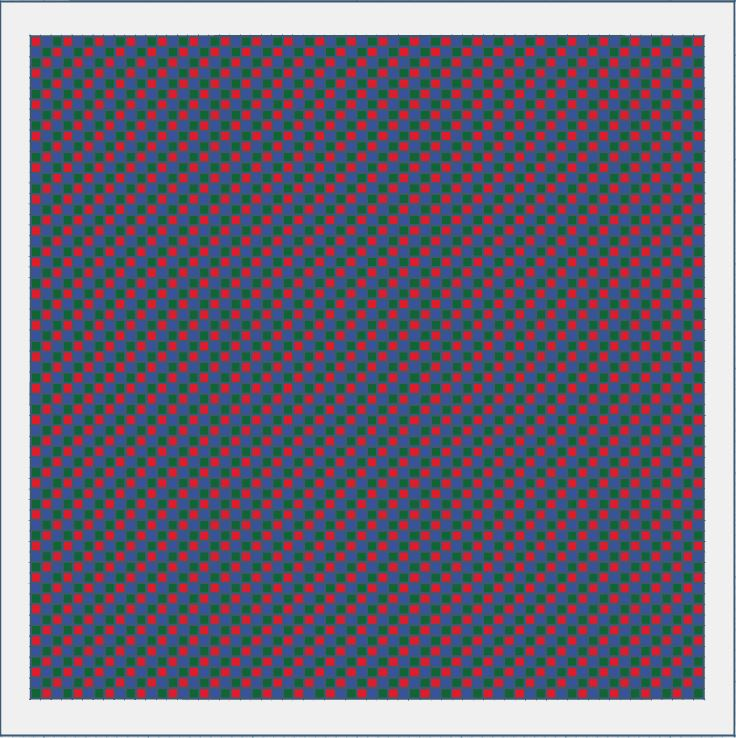
//> input picture Printing/ColorFab_ImageAnalysis/grid_RGBW.JPG, 736 x 738 px
$ ./ExtractPixelsByColor   (built with g++ and OpenCV 4)
//> lines starting //> are read from the running program, lines starting //| are printed output that depends on the picture; after the words box and inside, x2 and y2 are one past the last pixel; in counts of white or black regions, pixels touching at a corner belong together
#include <opencv2/opencv.hpp>
#include <opencv2/highgui/highgui.hpp>
#include <stdlib.h>
#include <stdio.h>
#include <iostream>
#include <fstream>
using namespace std;
using namespace cv;

Mat erosion_src, dilation_src, erosion_dst, dilation_dst;
int erosion_size = 0;
int erosion_elem = 0;
int dilation_elem = 0;
int dilation_size = 0;
int const max_elem = 2;
int const max_kernel_size = 21;

void optimizeErosion(Mat src);
void generateFile(Mat image);
void Erosion(int, void*);
void Dilation(int, void*);
void matchUserPainting(Mat userPainting);
Mat createImg4Proj(int width, int height);

int main() {
	Mat original = imread("grid_RGBW.jpg", CV_LOAD_IMAGE_COLOR);
//> original is the input picture: 738 rows x 736 cols, CV_8UC3; mean B, G, R 120.3, 104.5, 109.3
	Mat img;
	for (int i = 1; i < 9; i = i + 2) {
		GaussianBlur(original, img, Size(i, i), 0, 0);
	}
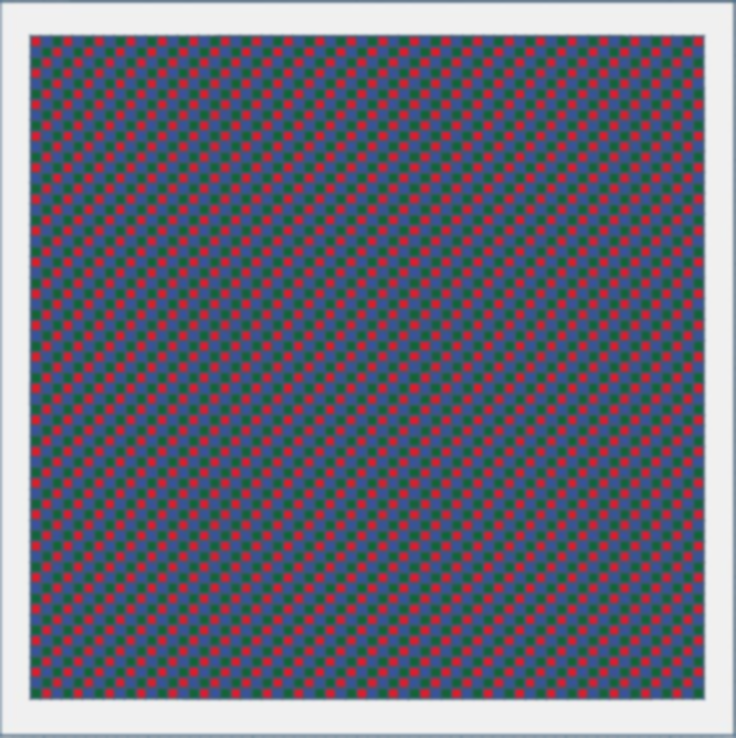
//> img: 738 rows x 736 cols, CV_8UC3; mean B, G, R 120.3, 104.5, 109.3
	namedWindow("image", WINDOW_NORMAL);
	imshow("image", img);
	Mat greyscaleimage;
	cv::cvtColor(img, greyscaleimage, CV_BGR2GRAY);
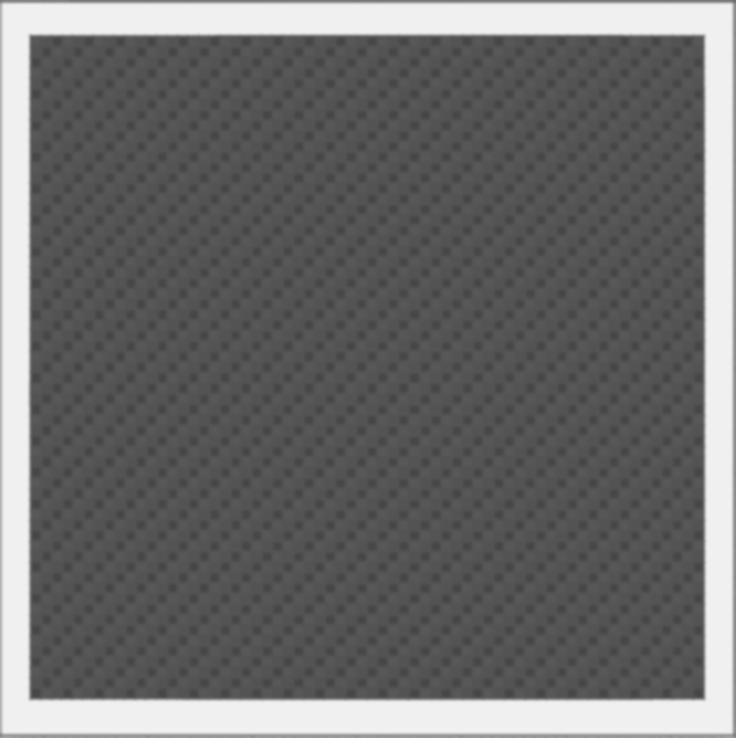
//> greyscaleimage: 738 rows x 736 cols, CV_8UC1; min 69, max 241, mean 107.7
	imwrite("greyscale.jpg", greyscaleimage);
	namedWindow("greyscale", WINDOW_NORMAL);
	imshow("greyscale", greyscaleimage);

	Mat red, blue, green;
	// [9 lines of commented-out code are left out]

	int width = img.cols;
//> width = 736
	int height = img.rows;
//> height = 738
	Mat img4Proj = createImg4Proj(width, height);

	namedWindow("Dilation Demo", CV_WINDOW_AUTOSIZE);
	//namedWindow("Before Dilation", CV_WINDOW_AUTOSIZE);
	//imshow("Dilation", img4Proj);
	dilation_src = img4Proj;
	/// Create Dilation Trackbar
	createTrackbar("Element:\n 0: Rect \n 1: Cross \n 2: Ellipse", "Dilation Demo",
		&dilation_elem, max_elem,
		Dilation);

	createTrackbar("Kernel size:\n 2n +1", "Dilation Demo",
		&dilation_size, max_kernel_size,
		Dilation);
	Dilation(0, 0);
	// [8 lines of commented-out code are left out]
	waitKey(0);
	return 0;

}


// [64 lines left out: functions optimizeErosion, Erosion, generateFile, matchUserPainting, not called in this run]

Mat createImg4Proj(int width, int height) {
//> called with width = 736, height = 738
	ifstream redMatch("redMatch.txt");
	Mat img4Proj(width, height, CV_8UC3, Scalar(0, 0, 0));
	int i, j;
	if (redMatch.is_open()) {
		while (redMatch >> i >> j) {
			img4Proj.at<cv::Vec3b>(i, j)[0] = 255;
			img4Proj.at<cv::Vec3b>(i, j)[1] = 255;
			img4Proj.at<cv::Vec3b>(i, j)[2] = 255;
		}
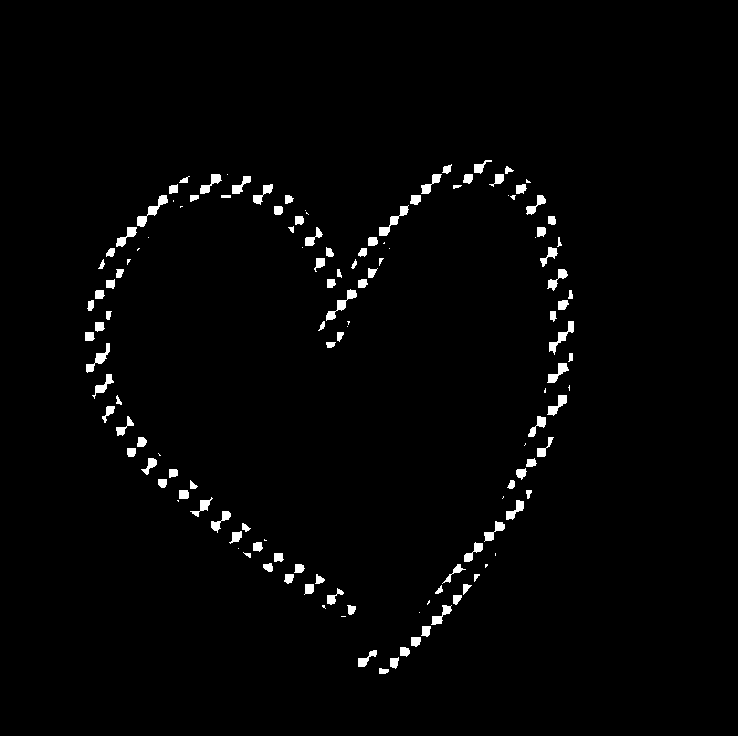
//> img4Proj: 736 rows x 738 cols, CV_8UC3; 1.8% white; 138 white regions (31 under 20 px), largest, box (x1, y1, x2, y2) and area: (137, 195, 168, 227) 272, (326, 289, 357, 321) 253, (379, 205, 409, 236) 244
	}
	redMatch.close();
	//namedWindow("projection", WINDOW_AUTOSIZE);
	//imshow("projection", img4Proj);

	return img4Proj;
}

void Dilation(int, void*){
	int dilation_type;
	if (dilation_elem == 0) { dilation_type = MORPH_RECT; }
	else if (dilation_elem == 1) { dilation_type = MORPH_CROSS; }
	else if (dilation_elem == 2) { dilation_type = MORPH_ELLIPSE; }

	Mat element = getStructuringElement(dilation_type,
		Size(2 * dilation_size + 1, 2 * dilation_size + 1),
		Point(dilation_size, dilation_size));
	/// Apply the dilation operation
	dilate(dilation_src, dilation_dst, element);
	Mat show;
	bitwise_not(dilation_dst, show);
	imshow("Dilation Demo", show);
}
